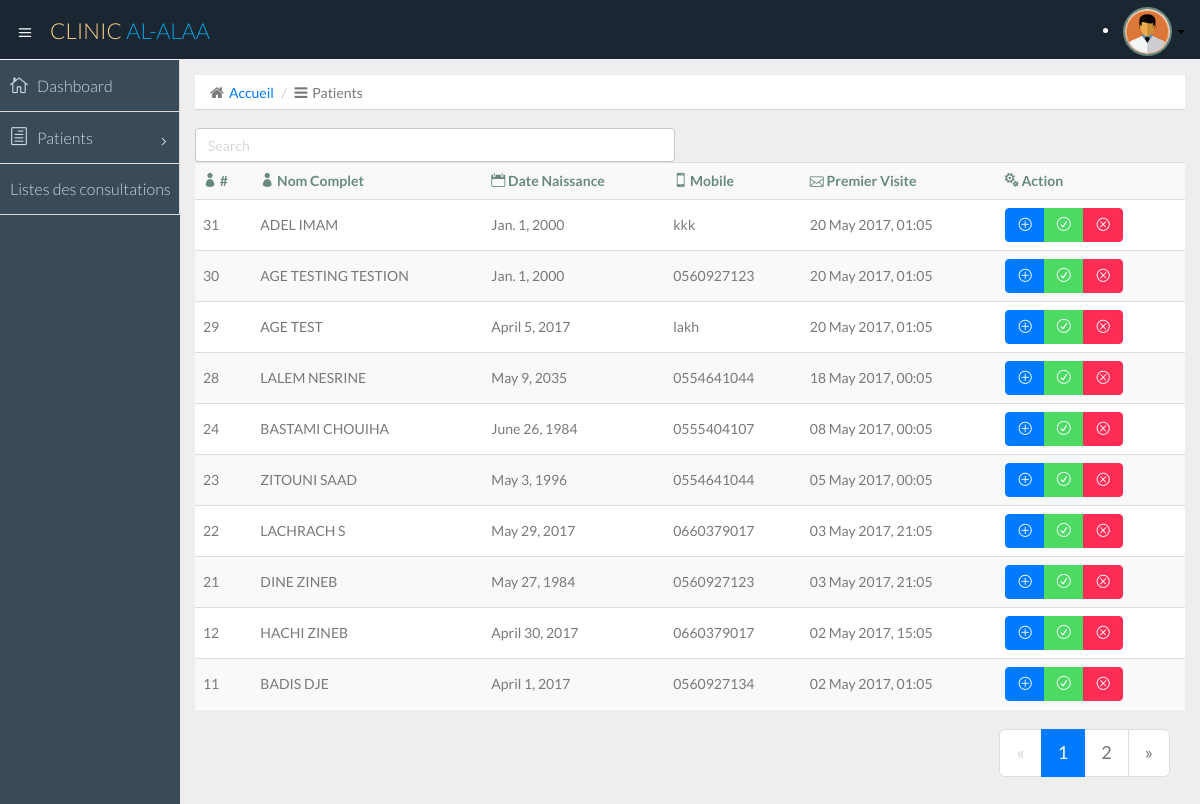
Screenshot of /clinic/patients/ (signed in) with the database file from the repository.
### clinic/models.py (models this page shows, shortened)
class Patient(models.Model):
    Nom = models.CharField(max_length=100)
    Prenom = models.CharField(max_length=100)
    choice = (
        ('M', 'Male'),
        ('F', 'Female'),
    )
    Gendre = models.CharField(max_length=1, choices=choice, default='M')
    Date_Naissance = models.DateField(blank=True)
    Age = models.CharField(max_length=10 , blank=True)
    Adresse = models.CharField(max_length=100, blank=True)
    Mobile = models.CharField(max_length=10, blank=True)
    create_date = models.DateTimeField(auto_now=True)
    NSS = models.CharField(max_length=10, blank=True)

### clinic/views.py (the view)
@login_required
def patients_list(request):
    if request.method == 'GET':
        if 'searchpatient' in request.GET:
            pts = request.GET['searchpatient']
            patient_list = Patient.objects.filter(Nom__istartswith=pts)
        else:
            patient_list = Patient.objects.order_by('-id')
    else:
        patient_list = Patient.objects.order_by('-id')
    paginator = Paginator(patient_list, 10)
    page = request.GET.get('page')
    try:
        plist = paginator.page(page)
    except PageNotAnInteger:
        plist = paginator.page(1)
    except EmptyPage:
        plist = paginator.page(paginator.num_pages)
    context_dict = {'list_patient': plist}
    return render(request, 'clinic/patients_list.html', context_dict)

### templates/clinic/patients_list.html (shortened to what this page needs)
{% extends 'clinic/base.html' %}
{% load staticfiles %}
{% block body_block %}
    <section id="main-content">
          <section class="wrapper">
		  <div class="row">
				<div class="col-lg-12">
					<ol class="breadcrumb">
						<li><i class="fa fa-home"></i><a href="{% url 'clinic:index' %}">Accueil</a></li>
						<li><i class="fa fa-bars"></i>Patients</li>
					</ol>
				</div>
			</div>
            <div class="row">
              <div class="col-lg-6">
                      <form class="navbar-form-lg">
                          <input class="form-control" placeholder="Search" type="text" id="searchpatient" name="searchpatient">
                      </form>
              </div>
			</div>
        <section class="panel">
            <table class="table table-striped table-advance table-hover" id="table">
                <tbody>
                    <tr>
                        <th><i class="icon_profile"></i> # </th>
                        <th><i class="icon_profile"></i> Nom Complet </th>
                        <th><i class="icon_calendar"></i> Date Naissance</th>
                        <th><i class="icon_mobile"></i> Mobile</th>
                        <th><i class="icon_mail_alt"></i> Premier Visite</th>
                        <th><i class="icon_cogs"></i> Action</th>
                    </tr>
                    {% if list_patient %}
                        {% for malades in list_patient %}
                    <tr onclick="location.href='{% url 'clinic:patients' malades.id %}'">
                        <td>{{ malades.pk }}</td>
                        <td>{{ malades.Nom|capfirst }} {{ malades.Prenom|capfirst }}</td>
                        <td>{{ malades.Date_Naissance }}</td>
                        <td>{{ malades.Mobile }}</td>
                        <td>{{ malades.create_date|date:"d M Y, H:m " }}</td>
                        <td>
                            <div class="btn-group">
                                <a class="btn btn-primary" href="#"><i class="icon_plus_alt2"></i></a>
                                <a class="btn btn-success" href="#"><i class="icon_check_alt2"></i></a>
                                <a class="btn btn-danger" href="{% url 'clinic:patients' malades.id %}"><i class="icon_close_alt2"></i></a>
                            </div>
                        </td>
                        {% endfor %}
                    {% else %}
                        <td><strong>There's no patients</strong></td>
                    </tr>
                    {% endif %}
                    </tr>
                </tbody>
            </table>
            <div class="col-lg-12">
                        {% if list_patient.has_other_pages %}
                          <ul class="pagination pagination-lg right">
                            {% if list_patient.has_previous %}
                              <li><a href="?page={{ list_patient.previous_page_number }}">&laquo;</a></li>
                            {% else %}
                              <li class="disabled"><span>&laquo;</span></li>
                            {% endif %}
                            {% for i in list_patient.paginator.page_range %}
                              {% if list_patient.number == i %}
                                <li class="active"><span>{{ i }} <span class="sr-only">(current)</span></span></li>
                              {% else %}
                                <li><a href="?page={{ i }}">{{ i }}</a></li>
                              {% endif %}
                            {% endfor %}
                            {% if list_patient.has_next %}
                              <li><a href="?page={{ list_patient.next_page_number }}">&raquo;</a></li>
                            {% else %}
                              <li class="disabled"><span>&raquo;</span></li>
                            {% endif %}
                          </ul>
                        {% endif %}
                    </div>
        </section>
           </section>
      </section>
{% endblock %}-->

### rows the page displays
Patient: pk "31", Nom "ADEL", Prenom "IMAM", Date_Naissance "Jan. 1, 2000", Mobile "kkk", create_date "20 May 2017, 01:05"
Patient: pk "30", Nom "AGE TESTING", Prenom "TESTION", Date_Naissance "Jan. 1, 2000", Mobile "0560927123", create_date "20 May 2017, 01:05"
Patient: pk "29", Nom "AGE", Prenom "TEST", Date_Naissance "April 5, 2017", Mobile "lakh", create_date "20 May 2017, 01:05"
Patient: pk "28", Nom "LALEM", Prenom "NESRINE", Date_Naissance "May 9, 2035", Mobile "0554641044", create_date "18 May 2017, 00:05"
Patient: pk "24", Nom "BASTAMI", Prenom "CHOUIHA", Date_Naissance "June 26, 1984", Mobile "0555404107", create_date "08 May 2017, 00:05"
Patient: pk "23", Nom "ZITOUNI", Prenom "SAAD", Date_Naissance "May 3, 1996", Mobile "0554641044", create_date "05 May 2017, 00:05"
Patient: pk "22", Nom "LACHRACH", Prenom "S", Date_Naissance "May 29, 2017", Mobile "0660379017", create_date "03 May 2017, 21:05"
Patient: pk "21", Nom "DINE", Prenom "ZINEB", Date_Naissance "May 27, 1984", Mobile "0560927123", create_date "03 May 2017, 21:05"
Patient: pk "12", Nom "HACHI", Prenom "ZINEB", Date_Naissance "April 30, 2017", Mobile "0660379017", create_date "02 May 2017, 15:05"
Patient: pk "11", Nom "BADIS", Prenom "DJE", Date_Naissance "April 1, 2017", Mobile "0560927134", create_date "02 May 2017, 01:05"

### other values shown
{{ i }} "1"
{{ i }} "2"
